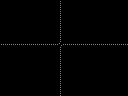

This is a level from a 2D game, rendered from its Tiled map with the project's own tilesets. A one-line summary and the complete map file follow:
An orthogonal 16x12 tile map with 8x8 px tiles, 1 tile layer (Tile Layer 1).

<map version="1.0" orientation="orthogonal" renderorder="right-down" width="16" height="12" tilewidth="8" tileheight="8" nextobjectid="28">
 <tileset firstgid="1" name="tiles" tilewidth="8" tileheight="8" tilecount="256" columns="16">
  <image source="tiles.png" width="128" height="128" />
 </tileset>
 <layer name="Tile Layer 1" width="16" height="12">
  <data encoding="csv">
1,1,1,1,1,1,1,174,1,1,1,1,1,1,1,1,
1,1,1,1,1,1,1,174,1,1,1,1,1,1,1,1,
1,1,1,1,1,1,1,174,1,1,1,1,1,1,1,1,
1,1,1,1,1,1,1,174,1,1,1,1,1,1,1,1,
1,1,1,1,1,1,1,174,1,1,1,1,1,1,1,1,
155,155,155,155,155,155,155,189,155,155,155,155,155,155,155,155,
1,1,1,1,1,1,1,174,1,1,1,1,1,1,1,1,
1,1,1,1,1,1,1,174,1,1,1,1,1,1,1,1,
1,1,1,1,1,1,1,174,1,1,1,1,1,1,1,1,
1,1,1,1,1,1,1,174,1,1,1,1,1,1,1,1,
1,1,1,1,1,1,1,174,1,1,1,1,1,1,1,1,
1,1,1,1,1,1,1,174,1,1,1,1,1,1,1,1
</data>
 </layer>
</map>
